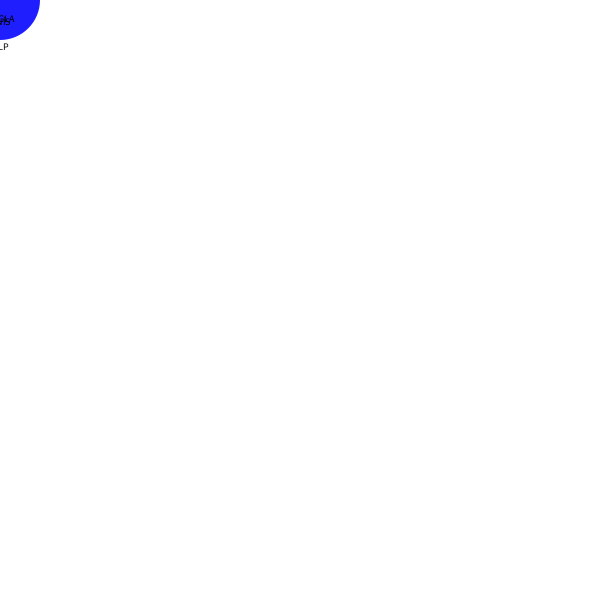
Frame 1 (no input)
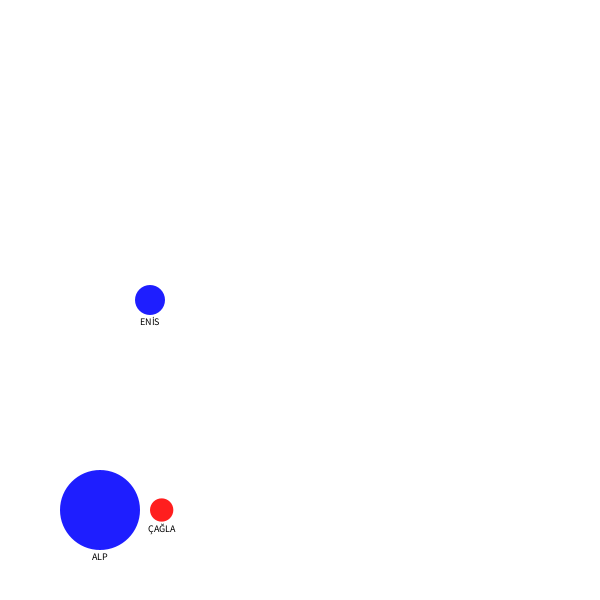
Frame 60 (the mouse pressed at the canvas centre just before this capture)
Frame 120 (the mouse held since frame 60 and released just before this capture): identical to frame 60, image omitted

The Processing sketch that drew these frames (run headless with seeded random() and noise(); from frame 60 on, the mouse is pressed at the canvas centre):

// Processing sketch: Human_Class_Template
// ── Human_Class_Template.pde
Human mySelf;
Human cagla;
Human enis;

void setup() {
  size(600,600);
  
  // Human(String _name, float _x, float _y, color _gender, float _age
  mySelf = new Human("ALP", 0, 0, color(30,30,255),37);
  mySelf.display();
  
  cagla = new Human("ÇAĞLA", 0, 0, color(255,30,30), 20);
  
  enis = new Human("ENİS", 0,0, color(30,30,255), 22);
  
}

void draw() {
  background(255);
  
  // Displays the Human class graphics
  mySelf.display();
  cagla.display();
  enis.display();
  
  mySelf.x = 100;
  mySelf.y = height - mySelf.mappedH - 10;
  
  cagla.x = mySelf.x + mySelf.mappedH*0.5 + cagla.mappedH*0.5 + 10;
  cagla.y = mySelf.y;
  
  enis.x = 150;
  enis.y = height * 0.5;
}

// ── Human.pde
// Name of the class
class Human {
  float h;      // height
  color gender; // color represents gender
  String name;  // name of the human
  float mappedH;
  float x;
  float y;

  // Constructor function 
  Human(String _name, float _x, float _y, color _gender, float _age) {
    h      = _age;
    gender = _gender;
    name   = _name;
    x      = _x;
    y      = _y;
  }

  void display() {
    // maps the age to desired range
    mappedH = map(h, 19, 37, 20, 80);
    
    noStroke();
    fill(gender);
    circle(x, y, mappedH);

    fill(0);
    textSize(10);
    textAlign(CENTER);
    text(name, x, y + mappedH*0.5 + 10);
  }
}
